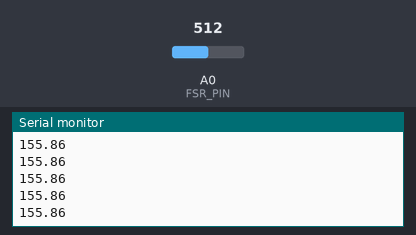
The sketch below on a simulated Arduino Uno, built with avr-gcc and run on an emulated ATmega328P. Shown: the last lines printed to the serial monitor. The inputs (shaded band) are chosen by the test bench; at power-on: A0 (FSR_PIN) = 512.

Above: at 1.2 s.
1.3 s: A0 (FSR_PIN) set to 1013
At 1.52 s:
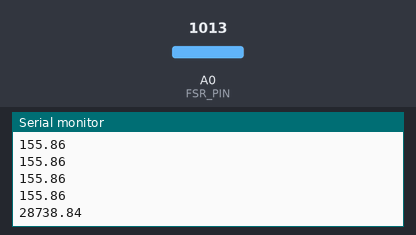
2.8 s: A0 (FSR_PIN) set to 1023
At 2.93 s:
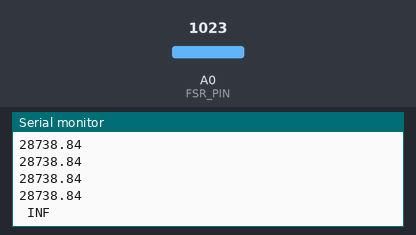

Measured:
- the behaviour switches between 1022 and 1023 on A0 (FSR_PIN) (found by bisection; images 1 and 2)
- after the input at 1.3 s, the serial monitor: prints a new line after 0.10 s (image 1)
- after the input at 2.8 s, the serial monitor: prints a new line at once (image 2)

The sketch:

test4.ino
```cpp
#include <SoftwareSerial.h>
SoftwareSerial hc06(2, 3);

const int FSR_PIN = A0; // FSR/저항 분배기에 연결된 핀
const float VCC = 4.98; // 아두이노 5V 선에서 측정된 전압
const float R_DIV = 10000.0; // 10k 저항의 측정 저항값

void setup() {
  // 시리얼 통신 시작
  Serial.begin(9600);

  // 블루투스 시리얼 포트 시작
  hc06.begin(9600);

  pinMode(FSR_PIN, INPUT);

}

void loop() {

  // FSR 읽기
  int fsrADC = analogRead(FSR_PIN);

  if (fsrADC != 0) { // 아날로그 읽기가 0이 아닐 경우
    // ADC 읽기를 사용하여 전압 계산:
    float fsrV = fsrADC * VCC / 1023.0;

    // 전압과 고정 저항 값을 사용하여 FSR 저항 계산:
    float fsrR = R_DIV * (VCC / fsrV - 1.0);

    // FSR 데이터시트의 기울기를 바탕으로 힘 추정:
    float force;
    float fsrG = 1.0 / fsrR; // 전도도 계산

    // 포물선 곡선을 두 개의 선형 기울기로 나누기:
    if (fsrR <= 600)
      force = (fsrG - 0.00075) / 0.00000032639;
    else
      force = fsrG / 0.000000642857;

    // Serial.print("저항: " + String(fsrR) + " ohm \t");
    Serial.println(String(force));
    hc06.println("측정 무게: " + String(force) + " g");
    // 데이터를 시리얼 통신으로 전송

    delay(100); // 0.1초
  }
  else {
    // 압력이 감지되지 않음
  }
}
```
